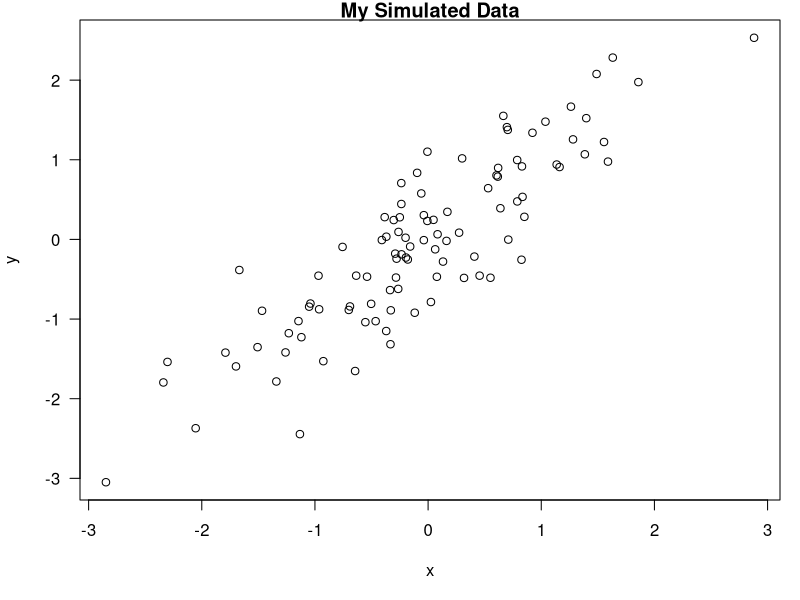

Source code (R):
## ---- chunk 1
library(datasets)
data("airquality")
fit <- lm(Ozone ~ Wind + Temp + Solar.R, data = airquality)
## ---- chunk 2
library(xtable)
xt <- xtable(summary(fit))
print(xt, type = "html")
## ---- chunk 3
library(knitr)
opts_chunk$set(echo = FALSE, results = "hide")
## ---- chunk 4
x <- rnorm(100)
y <- x + rnorm(100, sd = 0.5)
## ---- chunk 5
par(mar = c(5,4,1,1), las = 1)
plot(x, y, main = "My Simulated Data")
